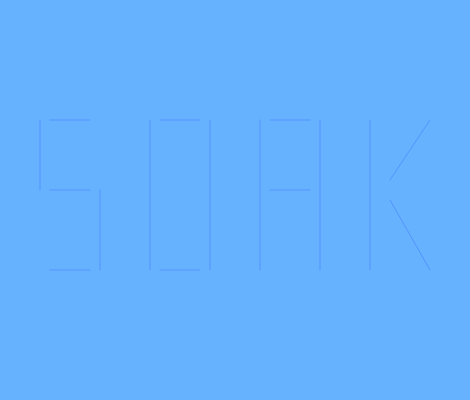
Frame 1 (no input)
Frame 60 (no input): identical to frame 1, image omitted
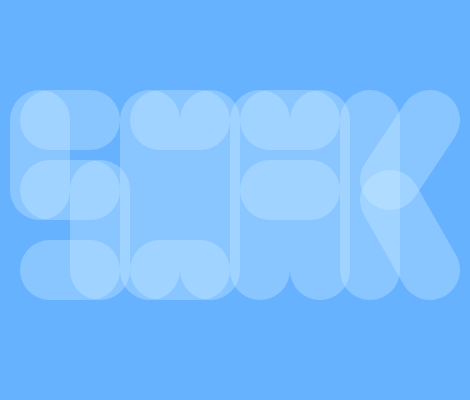
Frame 120 (the mouse pressed at the canvas centre since frame 60)

The p5.js sketch that drew these frames (run headless with seeded random() and noise() and a simulated clock; from frame 60 on, the mouse is pressed at the canvas centre):

// p5.js sketch
// ── sketch.js
 function setup() {
  createCanvas(470, 400); 
}

function draw() {
  background(102,178, 255); //BACKGROUNDcolor
  
  strokeWeight(max(.5, min(mouseX, 60)));
  stroke(mouseY, mouseX, 255, 90);
  
  //S
  line(40, 120, 40, 190);
  line(50,120, 90,120);
  line(50,190, 90,190);
  line(100, 190, 100, 270)
  line(50, 270, 90, 270)
  
  //O
  line(150, 120, 150, 270);
  line(160,120, 200,120);
  line(160, 270, 200,270);
  line(210, 120, 210, 270)
  
  //A
  line(260, 120, 260, 270);
  line(270,120, 310,120);
  line(270,190, 310,190);
  line(320, 120, 320, 270)
  
  //K
  line (370, 120, 370, 270)
  line (430, 120, 390, 180)
  line (390, 200, 430, 270)
}
